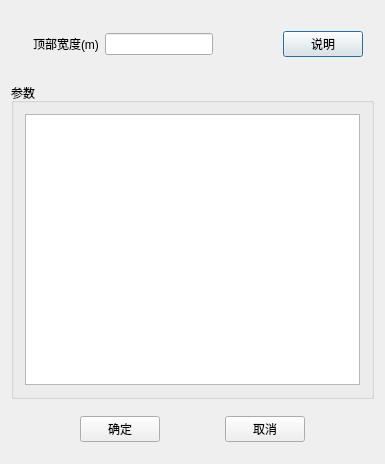
<?xml version="1.0" encoding="UTF-8"?>
<ui version="4.0">
 <class>ui_TowerLegParameterClass</class>
 <widget class="QDialog" name="ui_TowerLegParameterClass">
  <property name="geometry">
   <rect>
    <x>0</x>
    <y>0</y>
    <width>385</width>
    <height>464</height>
   </rect>
  </property>
  <property name="windowTitle">
   <string>ui_TowerLegParameter</string>
  </property>
  <layout class="QVBoxLayout" name="verticalLayout">
   <item>
    <widget class="QWidget" name="widget_2" native="true">
     <layout class="QHBoxLayout" name="horizontalLayout_3">
      <item>
       <widget class="QWidget" name="widget" native="true">
        <layout class="QHBoxLayout" name="horizontalLayout">
         <item>
          <widget class="QLabel" name="label_2">
           <property name="text">
            <string>顶部宽度(m)</string>
           </property>
          </widget>
         </item>
         <item>
          <widget class="QLineEdit" name="line_L2"/>
         </item>
        </layout>
       </widget>
      </item>
      <item>
       <spacer name="horizontalSpacer">
        <property name="orientation">
         <enum>Qt::Horizontal</enum>
        </property>
        <property name="sizeHint" stdset="0">
         <size>
          <width>40</width>
          <height>20</height>
         </size>
        </property>
       </spacer>
      </item>
      <item>
       <widget class="QPushButton" name="btn_help">
        <property name="maximumSize">
         <size>
          <width>100</width>
          <height>16777215</height>
         </size>
        </property>
        <property name="layoutDirection">
         <enum>Qt::LeftToRight</enum>
        </property>
        <property name="text">
         <string>说明</string>
        </property>
       </widget>
      </item>
     </layout>
    </widget>
   </item>
   <item>
    <widget class="QGroupBox" name="groupBox">
     <property name="title">
      <string>参数</string>
     </property>
     <layout class="QHBoxLayout" name="horizontalLayout_2">
      <item>
       <widget class="QTableWidget" name="tableWidget"/>
      </item>
     </layout>
    </widget>
   </item>
   <item>
    <widget class="QWidget" name="widget_4" native="true">
     <layout class="QHBoxLayout" name="horizontalLayout_4">
      <item>
       <spacer name="horizontalSpacer_4">
        <property name="orientation">
         <enum>Qt::Horizontal</enum>
        </property>
        <property name="sizeHint" stdset="0">
         <size>
          <width>40</width>
          <height>20</height>
         </size>
        </property>
       </spacer>
      </item>
      <item>
       <widget class="QPushButton" name="btn_ok">
        <property name="text">
         <string>确定</string>
        </property>
       </widget>
      </item>
      <item>
       <spacer name="horizontalSpacer_3">
        <property name="orientation">
         <enum>Qt::Horizontal</enum>
        </property>
        <property name="sizeHint" stdset="0">
         <size>
          <width>40</width>
          <height>20</height>
         </size>
        </property>
       </spacer>
      </item>
      <item>
       <widget class="QPushButton" name="btn_cancle">
        <property name="text">
         <string>取消</string>
        </property>
       </widget>
      </item>
      <item>
       <spacer name="horizontalSpacer_5">
        <property name="orientation">
         <enum>Qt::Horizontal</enum>
        </property>
        <property name="sizeHint" stdset="0">
         <size>
          <width>40</width>
          <height>20</height>
         </size>
        </property>
       </spacer>
      </item>
     </layout>
    </widget>
   </item>
  </layout>
 </widget>
 <layoutdefault spacing="6" margin="11"/>
 <resources/>
 <connections/>
</ui>
